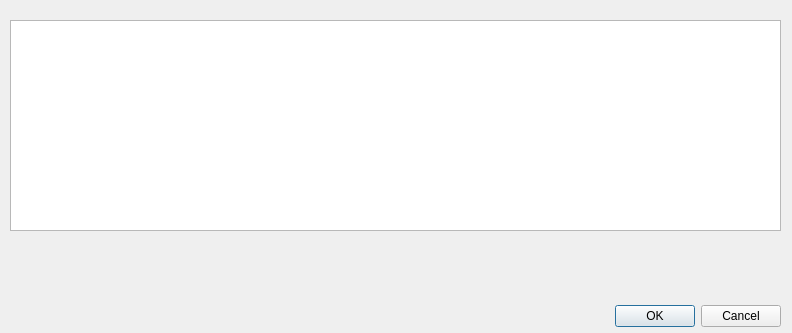
<?xml version="1.0" encoding="UTF-8"?>
<ui version="4.0">
 <class>advSettings</class>
 <widget class="QDialog" name="advSettings">
  <property name="geometry">
   <rect>
    <x>0</x>
    <y>0</y>
    <width>792</width>
    <height>333</height>
   </rect>
  </property>
  <property name="windowTitle">
   <string>Dialog</string>
  </property>
  <widget class="QDialogButtonBox" name="buttonBox">
   <property name="geometry">
    <rect>
     <x>440</x>
     <y>300</y>
     <width>341</width>
     <height>32</height>
    </rect>
   </property>
   <property name="orientation">
    <enum>Qt::Horizontal</enum>
   </property>
   <property name="standardButtons">
    <set>QDialogButtonBox::Cancel|QDialogButtonBox::Ok</set>
   </property>
  </widget>
  <widget class="QTableWidget" name="table">
   <property name="geometry">
    <rect>
     <x>10</x>
     <y>20</y>
     <width>771</width>
     <height>211</height>
    </rect>
   </property>
  </widget>
 </widget>
 <resources/>
 <connections>
  <connection>
   <sender>buttonBox</sender>
   <signal>accepted()</signal>
   <receiver>advSettings</receiver>
   <slot>accept()</slot>
   <hints>
    <hint type="sourcelabel">
     <x>248</x>
     <y>254</y>
    </hint>
    <hint type="destinationlabel">
     <x>157</x>
     <y>274</y>
    </hint>
   </hints>
  </connection>
  <connection>
   <sender>buttonBox</sender>
   <signal>rejected()</signal>
   <receiver>advSettings</receiver>
   <slot>reject()</slot>
   <hints>
    <hint type="sourcelabel">
     <x>316</x>
     <y>260</y>
    </hint>
    <hint type="destinationlabel">
     <x>286</x>
     <y>274</y>
    </hint>
   </hints>
  </connection>
 </connections>
</ui>
